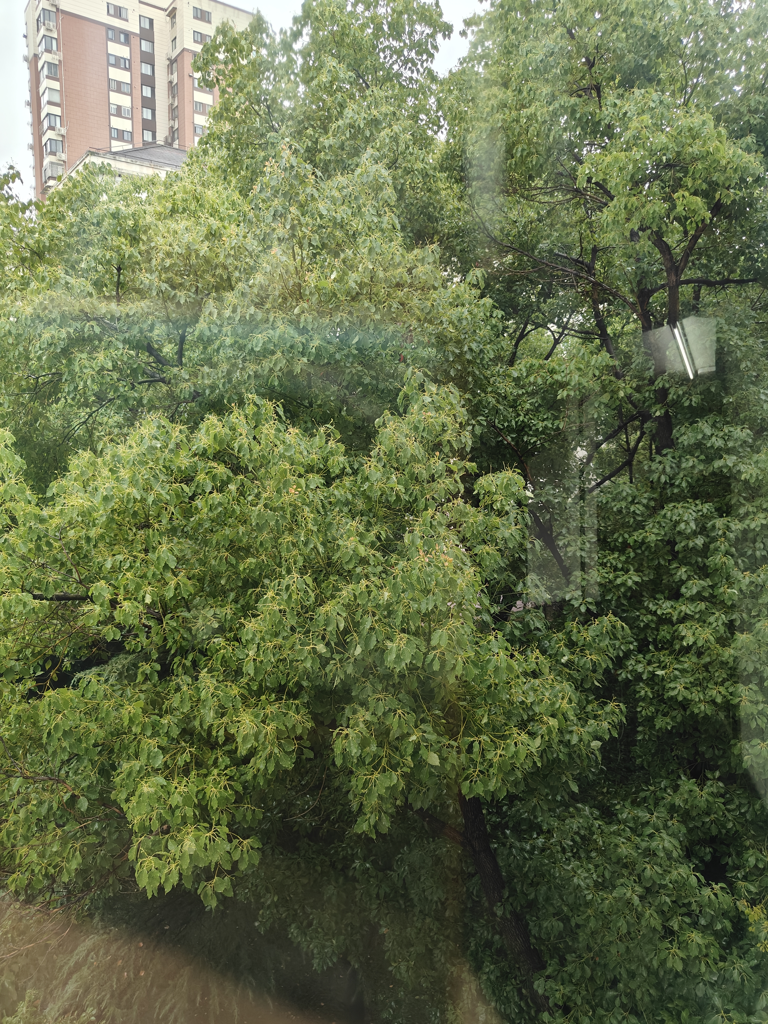
#> input picture results/mypic/mypic_baseline/p1tree/m_input.png, 768 x 1024 px
$ python visualize_mypic.py
#> lines starting #> are read from the running program, lines starting #| are printed output that depends on the picture
"""
Generate comparison visualizations for mypic self-collected photos.
For each image: Input | Baseline Output | Edge-Aware Output + Residual + Difference.
"""
import numpy as np
from PIL import Image, ImageDraw, ImageFont
import os

RESULT_DIR = "results/mypic"
OUTPUT_DIR = "results/mypic/visualizations"
IMAGES = ["p1tree", "p2kobe", "p3air", "p4luxun", "p5badashanren"]

LABEL_FONT_SIZE = 18
TITLE_FONT_SIZE = 24


def load_img(path):
    return np.array(Image.open(path).convert("RGB"), dtype=np.float32)


def make_label(img_h, text, font_size=LABEL_FONT_SIZE):
    """Create a label strip to place above a sub-image."""
    from PIL import Image as PILImage
    label_h = font_size + 12
    label = PILImage.new("RGB", (1, label_h), color=(255, 255, 255))
    # We'll handle labels in the text rendering step
    return label_h


def np_to_pil(arr):
    return Image.fromarray(np.clip(arr, 0, 255).astype(np.uint8))


def compute_residual(img, ref):
    """Amplified residual: |img - ref| * 5, clamped to [0,255]."""
    diff = np.abs(img - ref)
    diff_amp = np.clip(diff * 5, 0, 255)
    return diff_amp


def main():
    os.makedirs(OUTPUT_DIR, exist_ok=True)

    for name in IMAGES:
        base_path = os.path.join(RESULT_DIR, "mypic_baseline", name)
        edge_path = os.path.join(RESULT_DIR, "mypic_edge", name)

        input_img = load_img(os.path.join(base_path, "m_input.png"))
        baseline_out = load_img(os.path.join(base_path, "baseline.png"))
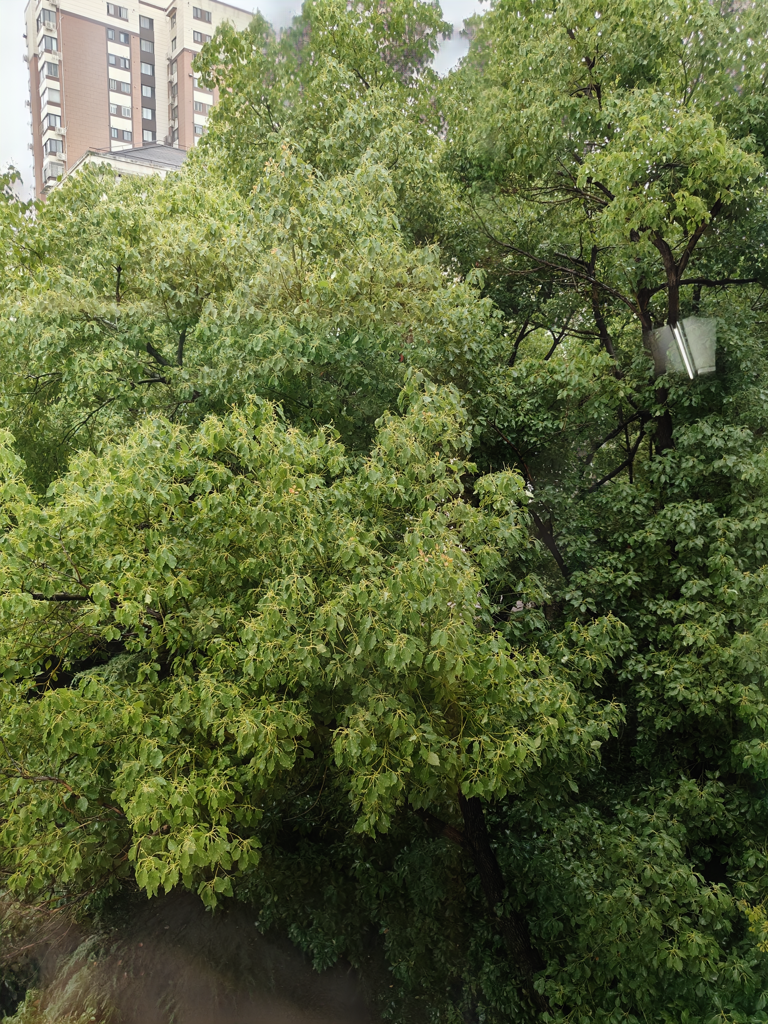
#> input picture results/mypic/mypic_baseline/p1tree/baseline.png, 768 x 1024 px
        edge_out = load_img(os.path.join(edge_path, "edge_only.png"))
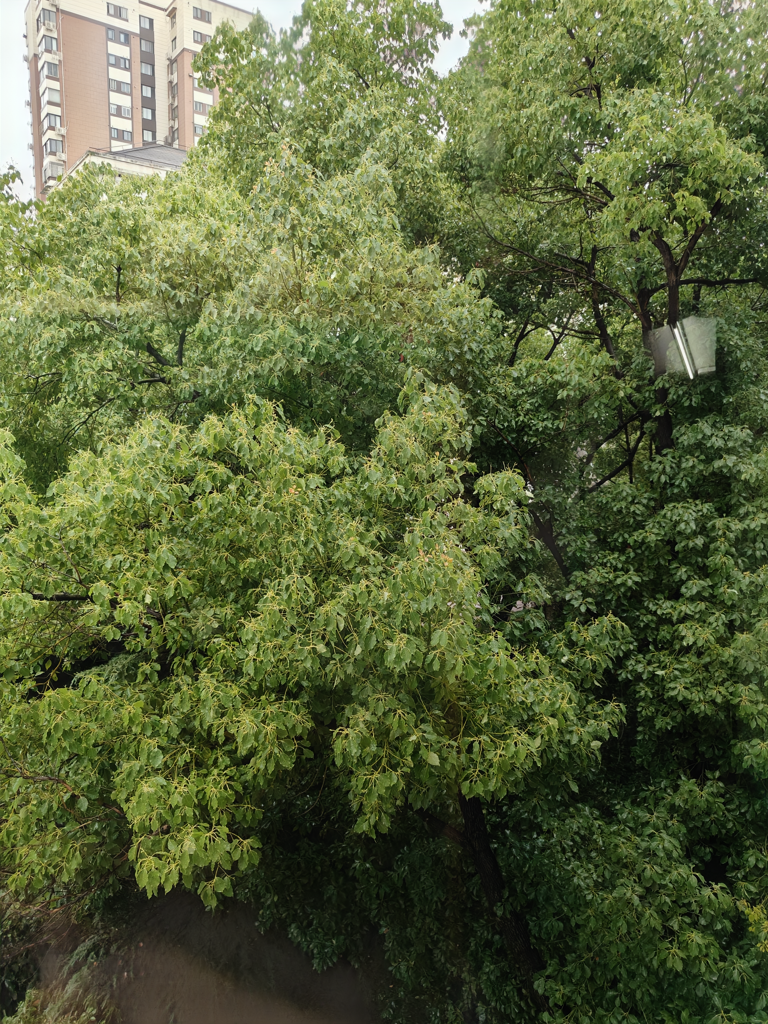
#> input picture results/mypic/mypic_edge/p1tree/edge_only.png, 768 x 1024 px

        # Ensure same size (crop to min dimensions)
        h = min(input_img.shape[0], baseline_out.shape[0], edge_out.shape[0])
#> h = 1024
        w = min(input_img.shape[1], baseline_out.shape[1], edge_out.shape[1])
#> w = 768
        input_img = input_img[:h, :w, :]
        baseline_out = baseline_out[:h, :w, :]
        edge_out = edge_out[:h, :w, :]

        # Residual maps (amplified 5x for visibility)
        res_baseline = compute_residual(input_img, baseline_out)
        res_edge = compute_residual(input_img, edge_out)
#> in compute_residual (call 2), `diff_amp = np.clip(diff * 5, 0, 255)`:
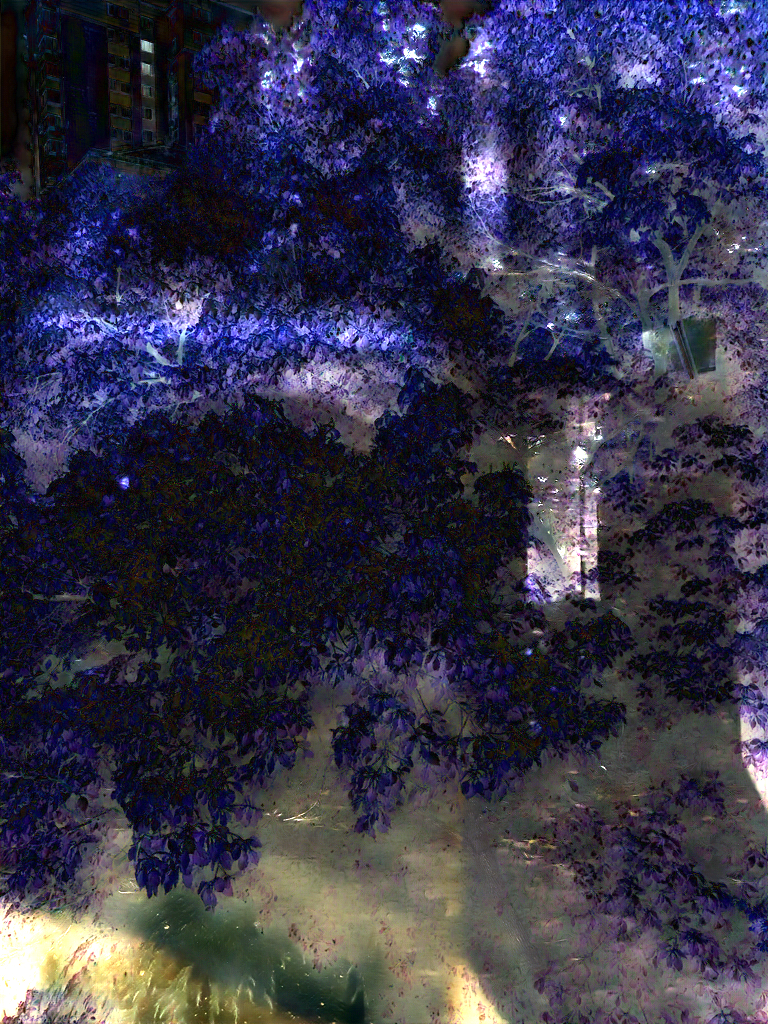
#> diff_amp: shape (1024, 768, 3) float32; mean R, G, B 54.1, 52.4, 73.4

        # Difference between baseline and edge (amplified 10x)
        diff_be = np.clip(np.abs(baseline_out - edge_out) * 10, 0, 255)
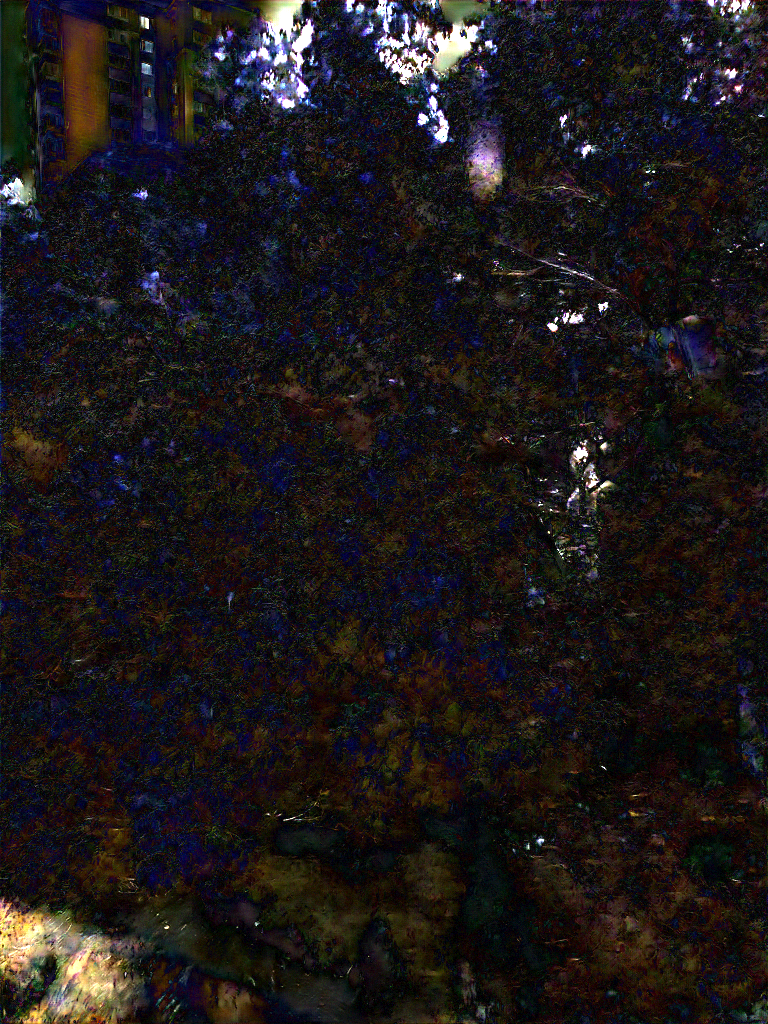
#> diff_be: shape (1024, 768, 3) float32; mean R, G, B 28.9, 24.8, 26.1

        # ---- Figure 1: Main comparison (3 columns) ----
        # Layout: 3 columns: Input | Baseline | Edge-Aware
        gap = 4
        label_h = LABEL_FONT_SIZE + 8
        title_h = TITLE_FONT_SIZE + 10
        total_h = title_h + label_h + h + gap * 2
#> total_h = 1092
        total_w = w * 3 + gap * 4
#> total_w = 2320

        main_fig = np.ones((total_h, total_w, 3), dtype=np.uint8) * 255  # white bg

        # Place title
        # We'll use PIL for text rendering
        main_pil = Image.fromarray(main_fig)
#> main_pil: PIL image 2320x1092 RGB; every value is 255

        try:
            font_title = ImageFont.truetype("/usr/share/fonts/truetype/dejavu/DejaVuSans-Bold.ttf", TITLE_FONT_SIZE)
            font_label = ImageFont.truetype("/usr/share/fonts/truetype/dejavu/DejaVuSans.ttf", LABEL_FONT_SIZE)
        except Exception:
            font_title = ImageFont.load_default()
            font_label = ImageFont.load_default()

        draw = ImageDraw.Draw(main_pil)

        # Title
        draw.text((total_w // 2 - 150, 4), f"Self-Collected Photo: {name}", fill=(0, 0, 0), font=font_title)

        # Column headers
        col_labels = ["Input (Mixed)", "Baseline (ERRNet)", "Edge-Aware (Ours)"]
        for ci, label_text in enumerate(col_labels):
            x_start = gap + ci * (w + gap)
            text_w = draw.textlength(label_text, font=font_label) if hasattr(draw, 'textlength') else len(label_text) * 10
            draw.text(
                (x_start + (w - text_w) // 2, title_h),
                label_text,
                fill=(0, 0, 0),
                font=font_label,
            )
#> this loop made 3 passes
#> text_w on passes 1 to 3: 119.5, 164, 168.9

        # Place images
        images_list = [input_img, baseline_out, edge_out]
        for ci, img_arr in enumerate(images_list):
            x_start = gap + ci * (w + gap)
            y_start = title_h + label_h
            main_pil.paste(np_to_pil(img_arr), (x_start, y_start))
#> this loop made 3 passes
#> x_start on passes 1 to 3: 4, 776, 1548
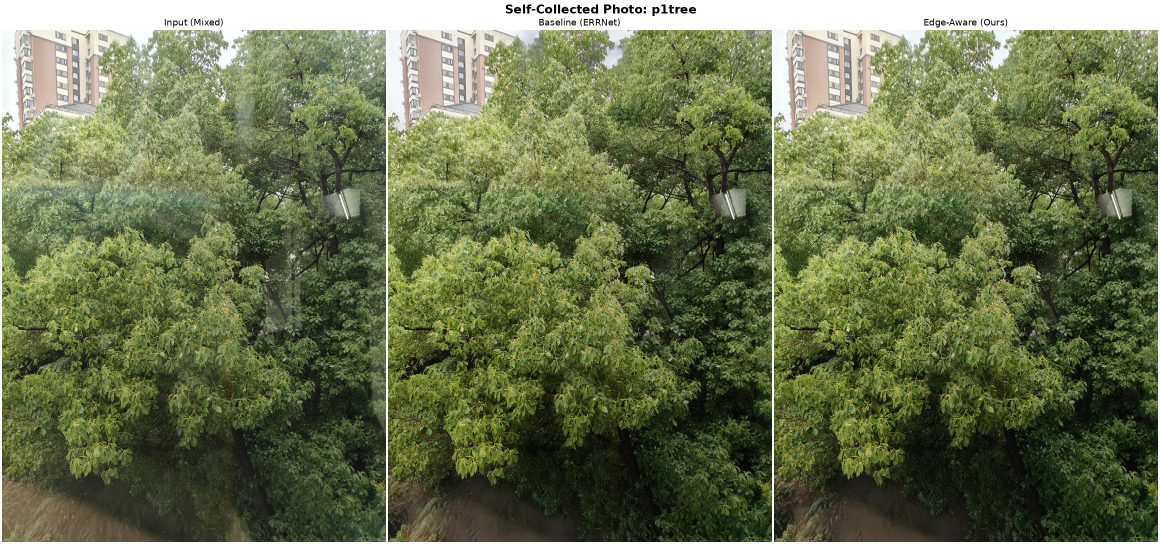
#> main_pil: PIL image 2320x1092 RGB (shown at 1/2 size); mean R, G, B 104, 113.3, 77

        main_pil.save(os.path.join(OUTPUT_DIR, f"{name}_comparison.png"))

        # ---- Figure 2: Residual + Difference (3 columns) ----
        res_h = h
#> res_h = 1024
        res_w = w * 3 + gap * 4
#> res_w = 2320
        res_total_h = title_h + label_h + h + gap * 2
#> res_total_h = 1092
        res_fig = Image.new("RGB", (res_w, res_total_h), (255, 255, 255))
        draw_res = ImageDraw.Draw(res_fig)

        draw_res.text(
            (res_w // 2 - 160, 4),
            f"Residual & Difference Analysis: {name}",
            fill=(0, 0, 0),
            font=font_title,
        )

        col_labels2 = [
            "|Input - Baseline| (x5)",
            "|Input - Edge| (x5)",
            "|Baseline - Edge| (x10)",
        ]
        for ci, label_text in enumerate(col_labels2):
            x_start = gap + ci * (w + gap)
            text_w = draw_res.textlength(label_text, font=font_label) if hasattr(draw_res, 'textlength') else len(label_text) * 10
            draw_res.text(
                (x_start + (w - text_w) // 2, title_h),
                label_text,
                fill=(0, 0, 0),
                font=font_label,
            )
#> this loop made 3 passes
#> text_w on passes 1 to 3: 194.8, 163.8, 205

        for ci, img_arr in enumerate([res_baseline, res_edge, diff_be]):
            x_start = gap + ci * (w + gap)
            y_start = title_h + label_h
            res_fig.paste(np_to_pil(img_arr), (x_start, y_start))
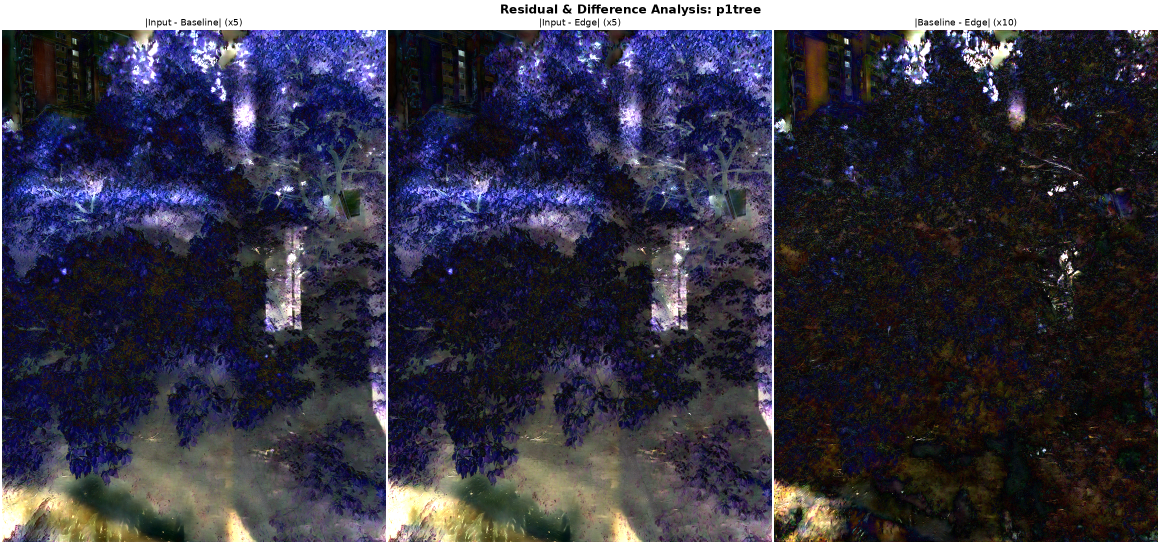
#> res_fig: PIL image 2320x1092 RGB (shown at 1/2 size); mean R, G, B 58.7, 57.1, 71.7

        res_fig.save(os.path.join(OUTPUT_DIR, f"{name}_residual.png"))

        print(f"✓ {name}: comparison + residual saved")

    print(f"\nAll visualizations saved to {OUTPUT_DIR}/")


if __name__ == "__main__":
    main()
